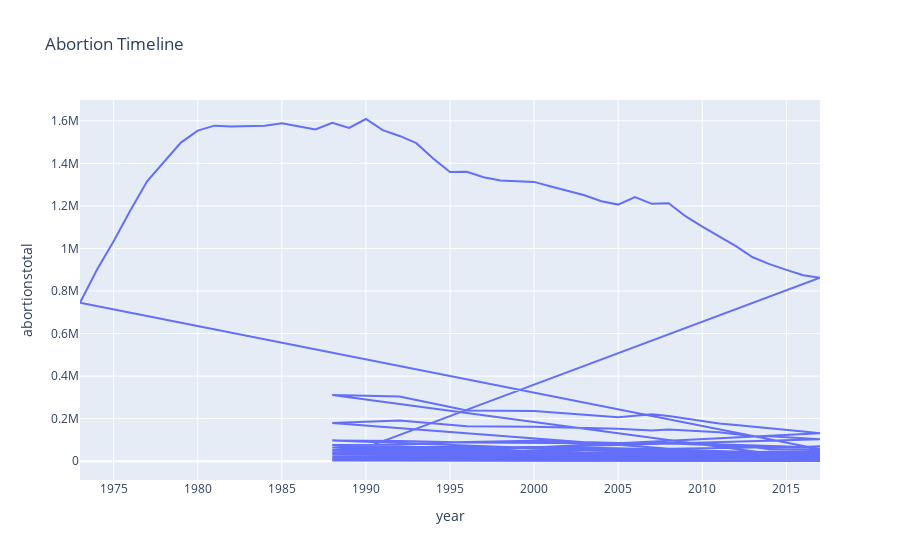

Write notebook code for a chart like this one.
### Code cell
# fig = px.line(AbTimeline_df, x = 'year', y = 'abortionstotal', title='Abortion Timeline')
# fig.show()

### Figure 1 — Plotly figure (JSON) as saved in the notebook; plotly's stock layout.template omitted (floating-point values rounded to 4 significant figures; data arrays with more than 128 entries replaced by an {"elided": "..."} marker saying what was removed)
{"data": [{"hovertemplate": "year=%{x}<br>abortionstotal=%{y}<extra></extra>", "legendgroup": "", "line": {"color": "#636efa", "dash": "solid"}, "marker": {"symbol": "circle"}, "mode": "lines", "name": "", "orientation": "v", "showlegend": false, "type": "scatter", "x": {"elided": "912 int values"}, "xaxis": "x", "y": {"elided": "912 int values"}, "yaxis": "y"}], "layout": {"legend": {"tracegroupgap": 0}, "title": {"text": "Abortion Timeline"}, "xaxis": {"anchor": "y", "domain": [0, 1], "title": {"text": "year"}}, "yaxis": {"anchor": "x", "domain": [0, 1], "title": {"text": "abortionstotal"}}}}
